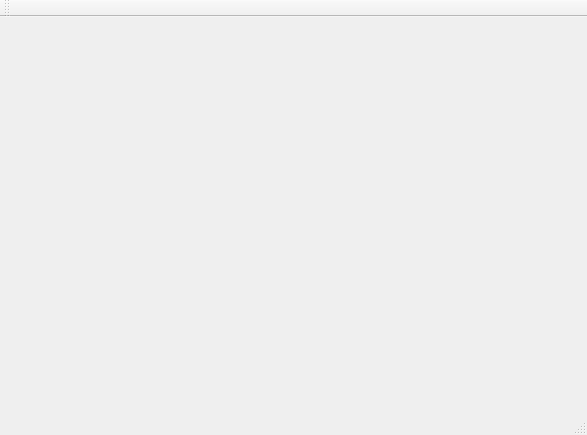
<?xml version="1.0" encoding="UTF-8"?>
<ui version="4.0">
 <class>MainWindow</class>
 <widget class="QMainWindow" name="MainWindow">
  <property name="geometry">
   <rect>
    <x>0</x>
    <y>0</y>
    <width>587</width>
    <height>435</height>
   </rect>
  </property>
  <property name="windowTitle">
   <string>MainWindow</string>
  </property>
  <widget class="QWidget" name="centralWidget"/>
  <widget class="QMenuBar" name="menuBar">
   <property name="geometry">
    <rect>
     <x>0</x>
     <y>0</y>
     <width>587</width>
     <height>23</height>
    </rect>
   </property>
  </widget>
  <widget class="QToolBar" name="mainToolBar">
   <attribute name="toolBarArea">
    <enum>TopToolBarArea</enum>
   </attribute>
   <attribute name="toolBarBreak">
    <bool>false</bool>
   </attribute>
  </widget>
  <widget class="QStatusBar" name="statusBar"/>
 </widget>
 <layoutdefault spacing="6" margin="11"/>
 <resources/>
 <connections/>
</ui>
